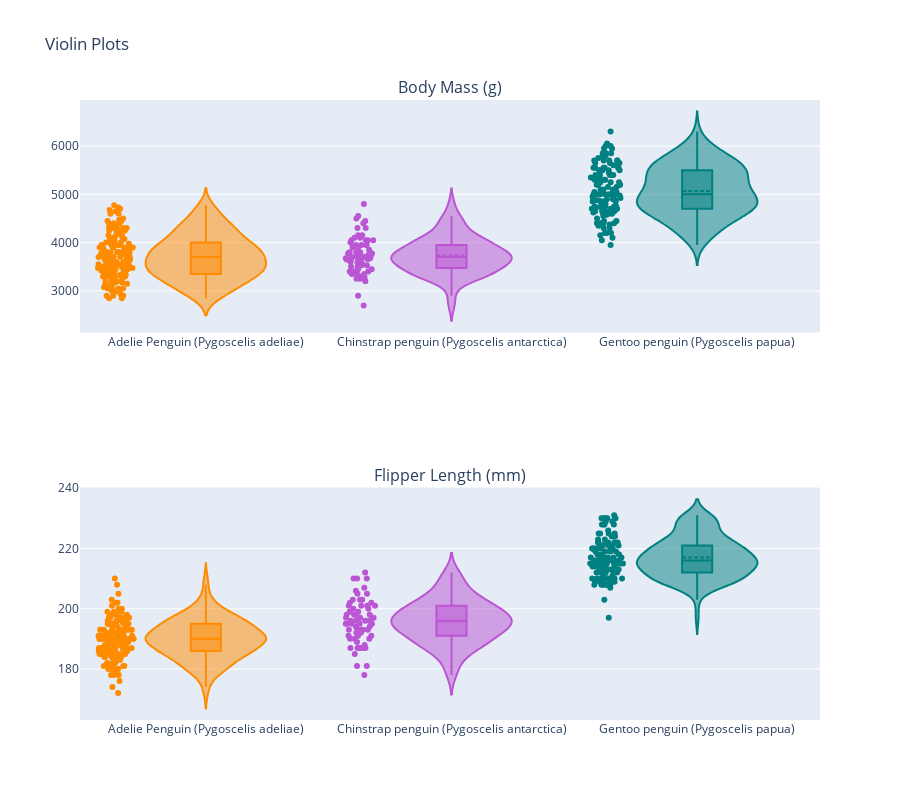

Here is the notebook cell this chart was saved with:
### Markdown cell above
### Body Mass vs Species

### Code cell
from plotly.subplots import make_subplots
import plotly.graph_objects as go

trace_bm = []
color =['darkorange','mediumorchid','teal']
for var,col in zip(df.Species.unique(),color):
    trace = go.Violin(x = df['Species'][df['Species']==var], y =df['Body Mass (g)'][df['Species']==var],
                    box_visible=True,
                    meanline_visible=True,
                    points='all',
                    line_color=col,
                    name=var)
    trace_bm.append(trace)
trace_flipper = []
for var,col in zip(df.Species.unique(),color):
    trace2 = go.Violin(x = df['Species'][df['Species']==var], y =df['Flipper Length (mm)'][df['Species']==var],
             box_visible=True,
             meanline_visible=True,
             points='all',
             line_color=col,
        )
    trace_flipper.append(trace2)
fig = make_subplots(rows=2, cols=1, subplot_titles=("Body Mass (g)","Flipper Length (mm)")) 
for i in trace_bm:
    fig.add_trace(i,row=1,col=1)
for j in trace_flipper:    
    fig.add_trace(j,row=2,col=1)
fig.update_layout(showlegend = False, title = 'Violin Plots',height=800)
fig.show()

### Figure 1 — Plotly figure (JSON) as saved in the notebook; plotly's stock layout.template omitted (floating-point values rounded to 4 significant figures; data arrays with more than 128 entries replaced by an {"elided": "..."} marker saying what was removed)
{"data": [{"box": {"visible": true}, "line": {"color": "darkorange"}, "meanline": {"visible": true}, "name": "Adelie Penguin (Pygoscelis adeliae)", "points": "all", "type": "violin", "x": {"elided": "152 str values"}, "xaxis": "x", "y": {"elided": "152 int values"}, "yaxis": "y"}, {"box": {"visible": true}, "line": {"color": "mediumorchid"}, "meanline": {"visible": true}, "name": "Chinstrap penguin (Pygoscelis antarctica)", "points": "all", "type": "violin", "x": ["Chinstrap penguin (Pygoscelis antarctica)", "Chinstrap penguin (Pygoscelis antarctica)", "Chinstrap penguin (Pygoscelis antarctica)", "Chinstrap penguin (Pygoscelis antarctica)", "Chinstrap penguin (Pygoscelis antarctica)", "Chinstrap penguin (Pygoscelis antarctica)", "Chinstrap penguin (Pygoscelis antarctica)", "Chinstrap penguin (Pygoscelis antarctica)", "Chinstrap penguin (Pygoscelis antarctica)", "Chinstrap penguin (Pygoscelis antarctica)", "Chinstrap penguin (Pygoscelis antarctica)", "Chinstrap penguin (Pygoscelis antarctica)", "Chinstrap penguin (Pygoscelis antarctica)", "Chinstrap penguin (Pygoscelis antarctica)", "Chinstrap penguin (Pygoscelis antarctica)", "Chinstrap penguin (Pygoscelis antarctica)", "Chinstrap penguin (Pygoscelis antarctica)", "Chinstrap penguin (Pygoscelis antarctica)", "Chinstrap penguin (Pygoscelis antarctica)", "Chinstrap penguin (Pygoscelis antarctica)", "Chinstrap penguin (Pygoscelis antarctica)", "Chinstrap penguin (Pygoscelis antarctica)", "Chinstrap penguin (Pygoscelis antarctica)", "Chinstrap penguin (Pygoscelis antarctica)", "Chinstrap penguin (Pygoscelis antarctica)", "Chinstrap penguin (Pygoscelis antarctica)", "Chinstrap penguin (Pygoscelis antarctica)", "Chinstrap penguin (Pygoscelis antarctica)", "Chinstrap penguin (Pygoscelis antarctica)", "Chinstrap penguin (Pygoscelis antarctica)", "Chinstrap penguin (Pygoscelis antarctica)", "Chinstrap penguin (Pygoscelis antarctica)", "Chinstrap penguin (Pygoscelis antarctica)", "Chinstrap penguin (Pygoscelis antarctica)", "Chinstrap penguin (Pygoscelis antarctica)", "Chinstrap penguin (Pygoscelis antarctica)", "Chinstrap penguin (Pygoscelis antarctica)", "Chinstrap penguin (Pygoscelis antarctica)", "Chinstrap penguin (Pygoscelis antarctica)", "Chinstrap penguin (Pygoscelis antarctica)", "Chinstrap penguin (Pygoscelis antarctica)", "Chinstrap penguin (Pygoscelis antarctica)", "Chinstrap penguin (Pygoscelis antarctica)", "Chinstrap penguin (Pygoscelis antarctica)", "Chinstrap penguin (Pygoscelis antarctica)", "Chinstrap penguin (Pygoscelis antarctica)", "Chinstrap penguin (Pygoscelis antarctica)", "Chinstrap penguin (Pygoscelis antarctica)", "Chinstrap penguin (Pygoscelis antarctica)", "Chinstrap penguin (Pygoscelis antarctica)", "Chinstrap penguin (Pygoscelis antarctica)", "Chinstrap penguin (Pygoscelis antarctica)", "Chinstrap penguin (Pygoscelis antarctica)", "Chinstrap penguin (Pygoscelis antarctica)", "Chinstrap penguin (Pygoscelis antarctica)", "Chinstrap penguin (Pygoscelis antarctica)", "Chinstrap penguin (Pygoscelis antarctica)", "Chinstrap penguin (Pygoscelis antarctica)", "Chinstrap penguin (Pygoscelis antarctica)", "Chinstrap penguin (Pygoscelis antarctica)", "Chinstrap penguin (Pygoscelis antarctica)", "Chinstrap penguin (Pygoscelis antarctica)", "Chinstrap penguin (Pygoscelis antarctica)", "Chinstrap penguin (Pygoscelis antarctica)", "Chinstrap penguin (Pygoscelis antarctica)", "Chinstrap penguin (Pygoscelis antarctica)", "Chinstrap penguin (Pygoscelis antarctica)", "Chinstrap penguin (Pygoscelis antarctica)"], "xaxis": "x", "y": [3500, 3900, 3650, 3525, 3725, 3950, 3250, 3750, 4150, 3700, 3800, 3775, 3700, 4050, 3575, 4050, 3300, 3700, 3450, 4400, 3600, 3400, 2900, 3800, 3300, 4150, 3400, 3800, 3700, 4550, 3200, 4300, 3350, 4100, 3600, 3900, 3850, 4800, 2700, 4500, 3950, 3650, 3550, 3500, 3675, 4450, 3400, 4300, 3250, 3675, 3325, 3950, 3600, 4050, 3350, 3450, 3250, 4050, 3800, 3525, 3950, 3650, 3650, 4000, 3400, 3775, 4100, 3775], "yaxis": "y"}, {"box": {"visible": true}, "line": {"color": "teal"}, "meanline": {"visible": true}, "name": "Gentoo penguin (Pygoscelis papua)", "points": "all", "type": "violin", "x": ["Gentoo penguin (Pygoscelis papua)", "Gentoo penguin (Pygoscelis papua)", "Gentoo penguin (Pygoscelis papua)", "Gentoo penguin (Pygoscelis papua)", "Gentoo penguin (Pygoscelis papua)", "Gentoo penguin (Pygoscelis papua)", "Gentoo penguin (Pygoscelis papua)", "Gentoo penguin (Pygoscelis papua)", "Gentoo penguin (Pygoscelis papua)", "Gentoo penguin (Pygoscelis papua)", "Gentoo penguin (Pygoscelis papua)", "Gentoo penguin (Pygoscelis papua)", "Gentoo penguin (Pygoscelis papua)", "Gentoo penguin (Pygoscelis papua)", "Gentoo penguin (Pygoscelis papua)", "Gentoo penguin (Pygoscelis papua)", "Gentoo penguin (Pygoscelis papua)", "Gentoo penguin (Pygoscelis papua)", "Gentoo penguin (Pygoscelis papua)", "Gentoo penguin (Pygoscelis papua)", "Gentoo penguin (Pygoscelis papua)", "Gentoo penguin (Pygoscelis papua)", "Gentoo penguin (Pygoscelis papua)", "Gentoo penguin (Pygoscelis papua)", "Gentoo penguin (Pygoscelis papua)", "Gentoo penguin (Pygoscelis papua)", "Gentoo penguin (Pygoscelis papua)", "Gentoo penguin (Pygoscelis papua)", "Gentoo penguin (Pygoscelis papua)", "Gentoo penguin (Pygoscelis papua)", "Gentoo penguin (Pygoscelis papua)", "Gentoo penguin (Pygoscelis papua)", "Gentoo penguin (Pygoscelis papua)", "Gentoo penguin (Pygoscelis papua)", "Gentoo penguin (Pygoscelis papua)", "Gentoo penguin (Pygoscelis papua)", "Gentoo penguin (Pygoscelis papua)", "Gentoo penguin (Pygoscelis papua)", "Gentoo penguin (Pygoscelis papua)", "Gentoo penguin (Pygoscelis papua)", "Gentoo penguin (Pygoscelis papua)", "Gentoo penguin (Pygoscelis papua)", "Gentoo penguin (Pygoscelis papua)", "Gentoo penguin (Pygoscelis papua)", "Gentoo penguin (Pygoscelis papua)", "Gentoo penguin (Pygoscelis papua)", "Gentoo penguin (Pygoscelis papua)", "Gentoo penguin (Pygoscelis papua)", "Gentoo penguin (Pygoscelis papua)", "Gentoo penguin (Pygoscelis papua)", "Gentoo penguin (Pygoscelis papua)", "Gentoo penguin (Pygoscelis papua)", "Gentoo penguin (Pygoscelis papua)", "Gentoo penguin (Pygoscelis papua)", "Gentoo penguin (Pygoscelis papua)", "Gentoo penguin (Pygoscelis papua)", "Gentoo penguin (Pygoscelis papua)", "Gentoo penguin (Pygoscelis papua)", "Gentoo penguin (Pygoscelis papua)", "Gentoo penguin (Pygoscelis papua)", "Gentoo penguin (Pygoscelis papua)", "Gentoo penguin (Pygoscelis papua)", "Gentoo penguin (Pygoscelis papua)", "Gentoo penguin (Pygoscelis papua)", "Gentoo penguin (Pygoscelis papua)", "Gentoo penguin (Pygoscelis papua)", "Gentoo penguin (Pygoscelis papua)", "Gentoo penguin (Pygoscelis papua)", "Gentoo penguin (Pygoscelis papua)", "Gentoo penguin (Pygoscelis papua)", "Gentoo penguin (Pygoscelis papua)", "Gentoo penguin (Pygoscelis papua)", "Gentoo penguin (Pygoscelis papua)", "Gentoo penguin (Pygoscelis papua)", "Gentoo penguin (Pygoscelis papua)", "Gentoo penguin (Pygoscelis papua)", "Gentoo penguin (Pygoscelis papua)", "Gentoo penguin (Pygoscelis papua)", "Gentoo penguin (Pygoscelis papua)", "Gentoo penguin (Pygoscelis papua)", "Gentoo penguin (Pygoscelis papua)", "Gentoo penguin (Pygoscelis papua)", "Gentoo penguin (Pygoscelis papua)", "Gentoo penguin (Pygoscelis papua)", "Gentoo penguin (Pygoscelis papua)", "Gentoo penguin (Pygoscelis papua)", "Gentoo penguin (Pygoscelis papua)", "Gentoo penguin (Pygoscelis papua)", "Gentoo penguin (Pygoscelis papua)", "Gentoo penguin (Pygoscelis papua)", "Gentoo penguin (Pygoscelis papua)", "Gentoo penguin (Pygoscelis papua)", "Gentoo penguin (Pygoscelis papua)", "Gentoo penguin (Pygoscelis papua)", "Gentoo penguin (Pygoscelis papua)", "Gentoo penguin (Pygoscelis papua)", "Gentoo penguin (Pygoscelis papua)", "Gentoo penguin (Pygoscelis papua)", "Gentoo penguin (Pygoscelis papua)", "Gentoo penguin (Pygoscelis papua)", "Gentoo penguin (Pygoscelis papua)", "Gentoo penguin (Pygoscelis papua)", "Gentoo penguin (Pygoscelis papua)", "Gentoo penguin (Pygoscelis papua)", "Gentoo penguin (Pygoscelis papua)", "Gentoo penguin (Pygoscelis papua)", "Gentoo penguin (Pygoscelis papua)", "Gentoo penguin (Pygoscelis papua)", "Gentoo penguin (Pygoscelis papua)", "Gentoo penguin (Pygoscelis papua)", "Gentoo penguin (Pygoscelis papua)", "Gentoo penguin (Pygoscelis papua)", "Gentoo penguin (Pygoscelis papua)", "Gentoo penguin (Pygoscelis papua)", "Gentoo penguin (Pygoscelis papua)", "Gentoo penguin (Pygoscelis papua)", "Gentoo penguin (Pygoscelis papua)", "Gentoo penguin (Pygoscelis papua)", "Gentoo penguin (Pygoscelis papua)", "Gentoo penguin (Pygoscelis papua)", "Gentoo penguin (Pygoscelis papua)", "Gentoo penguin (Pygoscelis papua)", "Gentoo penguin (Pygoscelis papua)", "Gentoo penguin (Pygoscelis papua)"], "xaxis": "x", "y": [4500, 5700, 4450, 5700, 5400, 4550, 4800, 5200, 4400, 5150, 4650, 5550, 4650, 5850, 4200, 5850, 4150, 6300, 4800, 5350, 5700, 5000, 4400, 5050, 5000, 5100, 4100, 5650, 4600, 5550, 5250, 4700, 5050, 6050, 5150, 5400, 4950, 5250, 4350, 5350, 3950, 5700, 4300, 4750, 5550, 4900, 4200, 5400, 5100, 5300, 4850, 5300, 4400, 5000, 4900, 5050, 4300, 5000, 4450, 5550, 4200, 5300, 4400, 5650, 4700, 5700, 4650, 5800, 4700, 5550, 4750, 5000, 5100, 5200, 4700, 5800, 4600, 6000, 4750, 5950, 4625, 5450, 4725, 5350, 4750, 5600, 4600, 5300, 4875, 5550, 4950, 5400, 4750, 5650, 4850, 5200, 4925, 4875, 4625, 5250, 4850, 5600, 4975, 5500, 4725, 5500, 4700, 5500, 4575, 5500, 5000, 5950, 4650, 5500, 4375, 5850, 4875, 6000, 4925, 4050, 4850, 5750, 5200, 5400], "yaxis": "y"}, {"box": {"visible": true}, "line": {"color": "darkorange"}, "meanline": {"visible": true}, "points": "all", "type": "violin", "x": {"elided": "152 str values"}, "xaxis": "x2", "y": {"elided": "152 int values"}, "yaxis": "y2"}, {"box": {"visible": true}, "line": {"color": "mediumorchid"}, "meanline": {"visible": true}, "points": "all", "type": "violin", "x": ["Chinstrap penguin (Pygoscelis antarctica)", "Chinstrap penguin (Pygoscelis antarctica)", "Chinstrap penguin (Pygoscelis antarctica)", "Chinstrap penguin (Pygoscelis antarctica)", "Chinstrap penguin (Pygoscelis antarctica)", "Chinstrap penguin (Pygoscelis antarctica)", "Chinstrap penguin (Pygoscelis antarctica)", "Chinstrap penguin (Pygoscelis antarctica)", "Chinstrap penguin (Pygoscelis antarctica)", "Chinstrap penguin (Pygoscelis antarctica)", "Chinstrap penguin (Pygoscelis antarctica)", "Chinstrap penguin (Pygoscelis antarctica)", "Chinstrap penguin (Pygoscelis antarctica)", "Chinstrap penguin (Pygoscelis antarctica)", "Chinstrap penguin (Pygoscelis antarctica)", "Chinstrap penguin (Pygoscelis antarctica)", "Chinstrap penguin (Pygoscelis antarctica)", "Chinstrap penguin (Pygoscelis antarctica)", "Chinstrap penguin (Pygoscelis antarctica)", "Chinstrap penguin (Pygoscelis antarctica)", "Chinstrap penguin (Pygoscelis antarctica)", "Chinstrap penguin (Pygoscelis antarctica)", "Chinstrap penguin (Pygoscelis antarctica)", "Chinstrap penguin (Pygoscelis antarctica)", "Chinstrap penguin (Pygoscelis antarctica)", "Chinstrap penguin (Pygoscelis antarctica)", "Chinstrap penguin (Pygoscelis antarctica)", "Chinstrap penguin (Pygoscelis antarctica)", "Chinstrap penguin (Pygoscelis antarctica)", "Chinstrap penguin (Pygoscelis antarctica)", "Chinstrap penguin (Pygoscelis antarctica)", "Chinstrap penguin (Pygoscelis antarctica)", "Chinstrap penguin (Pygoscelis antarctica)", "Chinstrap penguin (Pygoscelis antarctica)", "Chinstrap penguin (Pygoscelis antarctica)", "Chinstrap penguin (Pygoscelis antarctica)", "Chinstrap penguin (Pygoscelis antarctica)", "Chinstrap penguin (Pygoscelis antarctica)", "Chinstrap penguin (Pygoscelis antarctica)", "Chinstrap penguin (Pygoscelis antarctica)", "Chinstrap penguin (Pygoscelis antarctica)", "Chinstrap penguin (Pygoscelis antarctica)", "Chinstrap penguin (Pygoscelis antarctica)", "Chinstrap penguin (Pygoscelis antarctica)", "Chinstrap penguin (Pygoscelis antarctica)", "Chinstrap penguin (Pygoscelis antarctica)", "Chinstrap penguin (Pygoscelis antarctica)", "Chinstrap penguin (Pygoscelis antarctica)", "Chinstrap penguin (Pygoscelis antarctica)", "Chinstrap penguin (Pygoscelis antarctica)", "Chinstrap penguin (Pygoscelis antarctica)", "Chinstrap penguin (Pygoscelis antarctica)", "Chinstrap penguin (Pygoscelis antarctica)", "Chinstrap penguin (Pygoscelis antarctica)", "Chinstrap penguin (Pygoscelis antarctica)", "Chinstrap penguin (Pygoscelis antarctica)", "Chinstrap penguin (Pygoscelis antarctica)", "Chinstrap penguin (Pygoscelis antarctica)", "Chinstrap penguin (Pygoscelis antarctica)", "Chinstrap penguin (Pygoscelis antarctica)", "Chinstrap penguin (Pygoscelis antarctica)", "Chinstrap penguin (Pygoscelis antarctica)", "Chinstrap penguin (Pygoscelis antarctica)", "Chinstrap penguin (Pygoscelis antarctica)", "Chinstrap penguin (Pygoscelis antarctica)", "Chinstrap penguin (Pygoscelis antarctica)", "Chinstrap penguin (Pygoscelis antarctica)", "Chinstrap penguin (Pygoscelis antarctica)"], "xaxis": "x2", "y": [192, 196, 193, 188, 197, 198, 178, 197, 195, 198, 193, 194, 185, 201, 190, 201, 197, 181, 190, 195, 181, 191, 187, 193, 195, 197, 200, 200, 191, 205, 187, 201, 187, 203, 195, 199, 195, 210, 192, 205, 210, 187, 196, 196, 196, 201, 190, 212, 187, 198, 199, 201, 193, 203, 187, 197, 191, 203, 202, 194, 206, 189, 195, 207, 202, 193, 210, 198], "yaxis": "y2"}, {"box": {"visible": true}, "line": {"color": "teal"}, "meanline": {"visible": true}, "points": "all", "type": "violin", "x": ["Gentoo penguin (Pygoscelis papua)", "Gentoo penguin (Pygoscelis papua)", "Gentoo penguin (Pygoscelis papua)", "Gentoo penguin (Pygoscelis papua)", "Gentoo penguin (Pygoscelis papua)", "Gentoo penguin (Pygoscelis papua)", "Gentoo penguin (Pygoscelis papua)", "Gentoo penguin (Pygoscelis papua)", "Gentoo penguin (Pygoscelis papua)", "Gentoo penguin (Pygoscelis papua)", "Gentoo penguin (Pygoscelis papua)", "Gentoo penguin (Pygoscelis papua)", "Gentoo penguin (Pygoscelis papua)", "Gentoo penguin (Pygoscelis papua)", "Gentoo penguin (Pygoscelis papua)", "Gentoo penguin (Pygoscelis papua)", "Gentoo penguin (Pygoscelis papua)", "Gentoo penguin (Pygoscelis papua)", "Gentoo penguin (Pygoscelis papua)", "Gentoo penguin (Pygoscelis papua)", "Gentoo penguin (Pygoscelis papua)", "Gentoo penguin (Pygoscelis papua)", "Gentoo penguin (Pygoscelis papua)", "Gentoo penguin (Pygoscelis papua)", "Gentoo penguin (Pygoscelis papua)", "Gentoo penguin (Pygoscelis papua)", "Gentoo penguin (Pygoscelis papua)", "Gentoo penguin (Pygoscelis papua)", "Gentoo penguin (Pygoscelis papua)", "Gentoo penguin (Pygoscelis papua)", "Gentoo penguin (Pygoscelis papua)", "Gentoo penguin (Pygoscelis papua)", "Gentoo penguin (Pygoscelis papua)", "Gentoo penguin (Pygoscelis papua)", "Gentoo penguin (Pygoscelis papua)", "Gentoo penguin (Pygoscelis papua)", "Gentoo penguin (Pygoscelis papua)", "Gentoo penguin (Pygoscelis papua)", "Gentoo penguin (Pygoscelis papua)", "Gentoo penguin (Pygoscelis papua)", "Gentoo penguin (Pygoscelis papua)", "Gentoo penguin (Pygoscelis papua)", "Gentoo penguin (Pygoscelis papua)", "Gentoo penguin (Pygoscelis papua)", "Gentoo penguin (Pygoscelis papua)", "Gentoo penguin (Pygoscelis papua)", "Gentoo penguin (Pygoscelis papua)", "Gentoo penguin (Pygoscelis papua)", "Gentoo penguin (Pygoscelis papua)", "Gentoo penguin (Pygoscelis papua)", "Gentoo penguin (Pygoscelis papua)", "Gentoo penguin (Pygoscelis papua)", "Gentoo penguin (Pygoscelis papua)", "Gentoo penguin (Pygoscelis papua)", "Gentoo penguin (Pygoscelis papua)", "Gentoo penguin (Pygoscelis papua)", "Gentoo penguin (Pygoscelis papua)", "Gentoo penguin (Pygoscelis papua)", "Gentoo penguin (Pygoscelis papua)", "Gentoo penguin (Pygoscelis papua)", "Gentoo penguin (Pygoscelis papua)", "Gentoo penguin (Pygoscelis papua)", "Gentoo penguin (Pygoscelis papua)", "Gentoo penguin (Pygoscelis papua)", "Gentoo penguin (Pygoscelis papua)", "Gentoo penguin (Pygoscelis papua)", "Gentoo penguin (Pygoscelis papua)", "Gentoo penguin (Pygoscelis papua)", "Gentoo penguin (Pygoscelis papua)", "Gentoo penguin (Pygoscelis papua)", "Gentoo penguin (Pygoscelis papua)", "Gentoo penguin (Pygoscelis papua)", "Gentoo penguin (Pygoscelis papua)", "Gentoo penguin (Pygoscelis papua)", "Gentoo penguin (Pygoscelis papua)", "Gentoo penguin (Pygoscelis papua)", "Gentoo penguin (Pygoscelis papua)", "Gentoo penguin (Pygoscelis papua)", "Gentoo penguin (Pygoscelis papua)", "Gentoo penguin (Pygoscelis papua)", "Gentoo penguin (Pygoscelis papua)", "Gentoo penguin (Pygoscelis papua)", "Gentoo penguin (Pygoscelis papua)", "Gentoo penguin (Pygoscelis papua)", "Gentoo penguin (Pygoscelis papua)", "Gentoo penguin (Pygoscelis papua)", "Gentoo penguin (Pygoscelis papua)", "Gentoo penguin (Pygoscelis papua)", "Gentoo penguin (Pygoscelis papua)", "Gentoo penguin (Pygoscelis papua)", "Gentoo penguin (Pygoscelis papua)", "Gentoo penguin (Pygoscelis papua)", "Gentoo penguin (Pygoscelis papua)", "Gentoo penguin (Pygoscelis papua)", "Gentoo penguin (Pygoscelis papua)", "Gentoo penguin (Pygoscelis papua)", "Gentoo penguin (Pygoscelis papua)", "Gentoo penguin (Pygoscelis papua)", "Gentoo penguin (Pygoscelis papua)", "Gentoo penguin (Pygoscelis papua)", "Gentoo penguin (Pygoscelis papua)", "Gentoo penguin (Pygoscelis papua)", "Gentoo penguin (Pygoscelis papua)", "Gentoo penguin (Pygoscelis papua)", "Gentoo penguin (Pygoscelis papua)", "Gentoo penguin (Pygoscelis papua)", "Gentoo penguin (Pygoscelis papua)", "Gentoo penguin (Pygoscelis papua)", "Gentoo penguin (Pygoscelis papua)", "Gentoo penguin (Pygoscelis papua)", "Gentoo penguin (Pygoscelis papua)", "Gentoo penguin (Pygoscelis papua)", "Gentoo penguin (Pygoscelis papua)", "Gentoo penguin (Pygoscelis papua)", "Gentoo penguin (Pygoscelis papua)", "Gentoo penguin (Pygoscelis papua)", "Gentoo penguin (Pygoscelis papua)", "Gentoo penguin (Pygoscelis papua)", "Gentoo penguin (Pygoscelis papua)", "Gentoo penguin (Pygoscelis papua)", "Gentoo penguin (Pygoscelis papua)", "Gentoo penguin (Pygoscelis papua)", "Gentoo penguin (Pygoscelis papua)", "Gentoo penguin (Pygoscelis papua)"], "xaxis": "x2", "y": [211, 230, 210, 218, 215, 210, 211, 219, 209, 215, 214, 216, 214, 213, 210, 217, 210, 221, 209, 222, 218, 215, 213, 215, 215, 215, 216, 215, 210, 220, 222, 209, 207, 230, 220, 220, 213, 219, 208, 208, 208, 225, 210, 216, 222, 217, 210, 225, 213, 215, 210, 220, 210, 225, 217, 220, 208, 220, 208, 224, 208, 221, 214, 231, 219, 230, 214, 229, 220, 223, 216, 221, 221, 217, 216, 230, 209, 220, 215, 223, 212, 221, 212, 224, 212, 228, 218, 218, 212, 230, 218, 228, 212, 224, 214, 226, 216, 222, 203, 225, 219, 228, 215, 228, 216, 215, 210, 219, 208, 209, 216, 229, 213, 230, 217, 230, 217, 222, 214, 197, 215, 222, 212, 213], "yaxis": "y2"}], "layout": {"annotations": [{"font": {"size": 16}, "showarrow": false, "text": "Body Mass (g)", "x": 0.5, "xanchor": "center", "xref": "paper", "y": 1, "yanchor": "bottom", "yref": "paper"}, {"font": {"size": 16}, "showarrow": false, "text": "Flipper Length (mm)", "x": 0.5, "xanchor": "center", "xref": "paper", "y": 0.375, "yanchor": "bottom", "yref": "paper"}], "height": 800, "showlegend": false, "title": {"text": "Violin Plots"}, "xaxis": {"anchor": "y", "domain": [0, 1]}, "xaxis2": {"anchor": "y2", "domain": [0, 1]}, "yaxis": {"anchor": "x", "domain": [0.625, 1]}, "yaxis2": {"anchor": "x2", "domain": [0, 0.375]}}}
